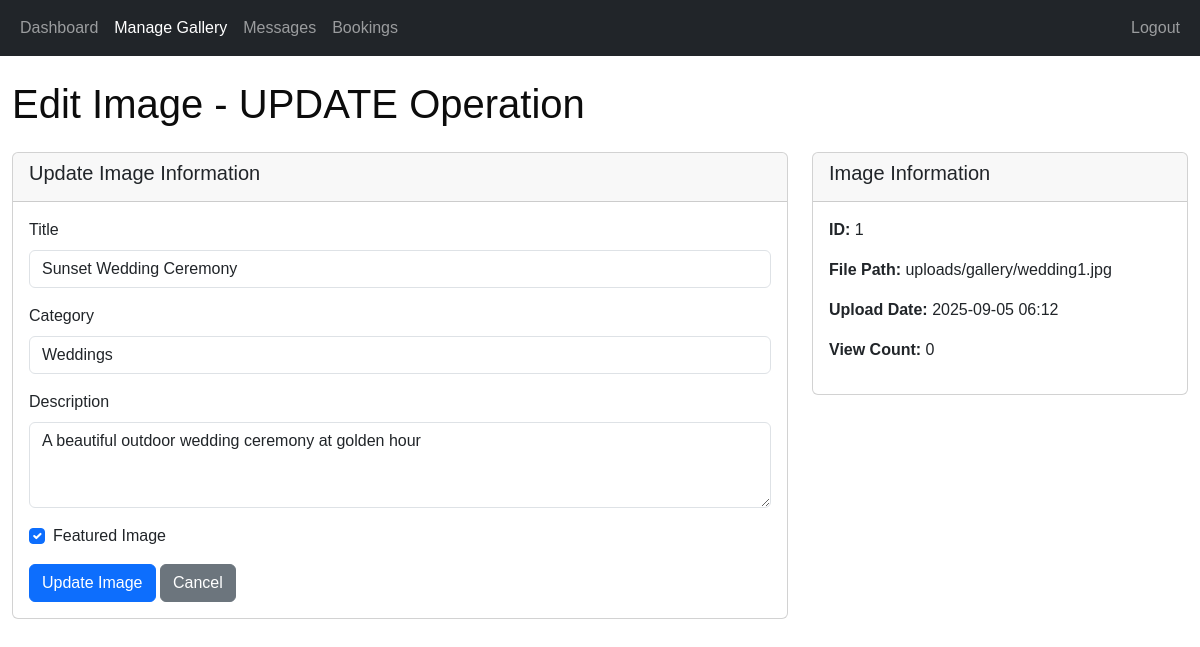
Screenshot of /admin/edit-image.php?id=1 (signed in) with the database file from the repository.
### tables this page shows
CREATE TABLE gallery_images (
    image_id INT PRIMARY KEY AUTO_INCREMENT,
    category_id INT,
    image_title VARCHAR(200) NOT NULL,
    image_description TEXT,
    file_path VARCHAR(500) NOT NULL,
    thumbnail_path VARCHAR(500),
    upload_date TIMESTAMP DEFAULT CURRENT_TIMESTAMP,
    is_featured BOOLEAN DEFAULT FALSE,
    view_count INT DEFAULT 0,
    FOREIGN KEY (category_id) REFERENCES gallery_categories(category_id) 
        ON DELETE SET NULL
);

CREATE TABLE gallery_categories (
    category_id INT PRIMARY KEY AUTO_INCREMENT,
    category_name VARCHAR(100) NOT NULL,
    category_description TEXT,
    display_order INT DEFAULT 0,
    is_visible BOOLEAN DEFAULT TRUE,
    created_at TIMESTAMP DEFAULT CURRENT_TIMESTAMP,
    INDEX idx_category_name (category_name)
);

### admin/edit-image.php (the view, shortened to what this page needs)
<?php
require_once '../includes/db_connect.php';
$image_id = isset($_GET['id']) ? intval($_GET['id']) : 0;
$stmt = $conn->prepare("SELECT * FROM gallery_images WHERE image_id = ?");
$stmt->bind_param("i", $image_id);
$stmt->execute();
$result = $stmt->get_result();
$image = $result->fetch_assoc();
$categories = $conn->query("SELECT * FROM gallery_categories ORDER BY category_name");
?>
<!DOCTYPE html>
<html lang="en">
<head>
    <link href="https://cdn.jsdelivr.net/npm/bootstrap@5.3.0/dist/css/bootstrap.min.css" rel="stylesheet">
    <link rel="stylesheet" href="https://cdnjs.cloudflare.com/ajax/libs/font-awesome/6.0.0/css/all.min.css">
    <link rel="stylesheet" href="../assets/css/style.css">
</head>
<body>
    <nav class="navbar navbar-expand-lg navbar-dark bg-dark">
        <div class="container-fluid">
            <div class="collapse navbar-collapse" id="adminNav">
                <ul class="navbar-nav me-auto">
                    <li class="nav-item">
                        <a class="nav-link" href="dashboard.php">Dashboard</a>
                    </li>
                    <li class="nav-item">
                        <a class="nav-link active" href="manage-gallery.php">Manage Gallery</a>
                    </li>
                    <li class="nav-item">
                        <a class="nav-link" href="messages.php">Messages</a>
                    </li>
                    <li class="nav-item">
                        <a class="nav-link" href="bookings.php">Bookings</a>
                    </li>
                </ul>
                <ul class="navbar-nav">
                    <li class="nav-item">
                        <a class="nav-link" href="../logout.php">Logout</a>
                    </li>
                </ul>
            </div>
        </div>
    </nav>
    <div class="container-fluid py-4">
        <h1 class="mb-4">Edit Image - UPDATE Operation</h1>
        <div class="row">
            <div class="col-md-8">
                <div class="card">
                    <div class="card-header">
                        <h5>Update Image Information</h5>
                    </div>
                    <div class="card-body">
                        <form method="POST" action="">
                            <div class="mb-3">
                                <label for="title" class="form-label">Title</label>
                                <input type="text" class="form-control" id="title" name="title"
                                       value="<?php echo htmlspecialchars($image['image_title']); ?>" required>
                            </div>
                            <div class="mb-3">
                                <label for="category_id" class="form-label">Category</label>
                                <select class="form-control" id="category_id" name="category_id">
                                    <?php while($cat = $categories->fetch_assoc()): ?>
                                        <option value="<?php echo $cat['category_id']; ?>"
                                                <?php echo ($cat['category_id'] == $image['category_id']) ? 'selected' : ''; ?>>
                                            <?php echo htmlspecialchars($cat['category_name']); ?>
                                        </option>
                                    <?php endwhile; ?>
                                </select>
                            </div>
                            <div class="mb-3">
                                <label for="description" class="form-label">Description</label>
                                <textarea class="form-control" id="description" name="description" rows="3"><?php echo htmlspecialchars($image['image_description']); ?></textarea>
                            </div>
                            <div class="form-check mb-3">
                                <input class="form-check-input" type="checkbox" id="is_featured" name="is_featured"
                                       <?php echo $image['is_featured'] ? 'checked' : ''; ?>>
                                <label class="form-check-label" for="is_featured">Featured Image</label>
                            </div>
                            <button type="submit" class="btn btn-primary">Update Image</button>
                            <a href="manage-gallery.php" class="btn btn-secondary">Cancel</a>
                        </form>
                    </div>
                </div>
            </div>
            <div class="col-md-4">
                <div class="card">
                    <div class="card-header">
                        <h5>Image Information</h5>
                    </div>
                    <div class="card-body">
                        <p><strong>ID:</strong> <?php echo $image['image_id']; ?></p>
                        <p><strong>File Path:</strong> <?php echo htmlspecialchars($image['file_path']); ?></p>
                        <p><strong>Upload Date:</strong> <?php echo date('Y-m-d H:i', strtotime($image['upload_date'])); ?></p>
                        <p><strong>View Count:</strong> <?php echo $image['view_count']; ?></p>
                    </div>
                </div>
            </div>
        </div>
    </div>
</body>
</html>

### assets/css/style.css (style rules this page uses)
body { font-family: 'Raleway', sans-serif; color: #0c0c0c; background-color: #ffffff; }
a, a:hover, a:focus { text-decoration: none; }
.btn, .btn:focus { outline: none !important; -webkit-box-shadow: none; box-shadow: none; }

### rows the page displays
gallery_images: title "Sunset Wedding Ceremony", category_id "Weddings", description "A beautiful outdoor wedding ceremony at golden hour", is_featured "☑", image_id "1", file_path "uploads/gallery/wedding1.jpg", upload_date "2025-09-05 06:12", view_count "0"
